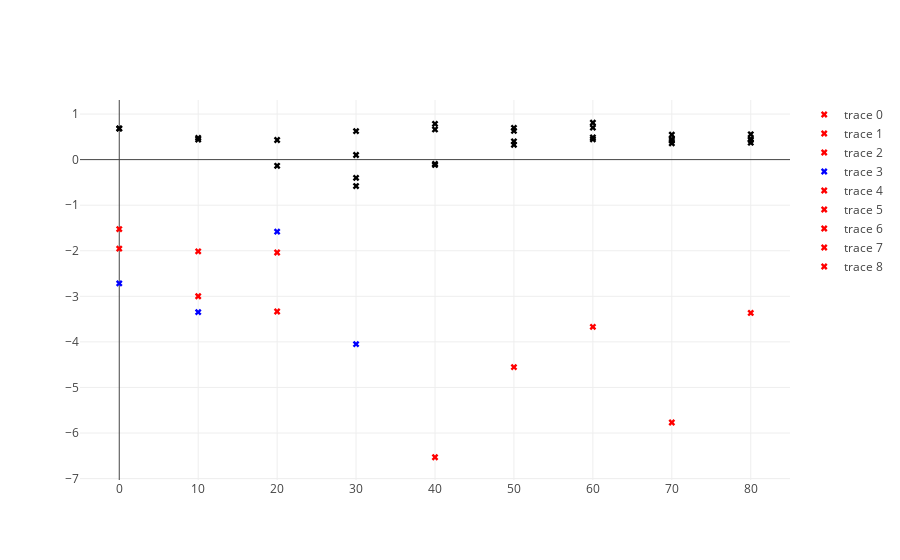

Notebook cell for this chart:
### Code cell
plt_all = []
for (baseline_ind, baseline, curFit) in itertools.izip(range(len(baseline_set)), baseline_set, GP_fit_saves):
    [y_train, x_train,
     all_results, simParams,
     init_paramvec, dict_ind, dict_shape, opt_params, 
     bnds, transforms] = curFit
    
    paramvec = replace_params(all_results[-1].x, opt_params, init_paramvec)
    paramdict = vec_to_params(paramvec, dict_ind, dict_shape, transforms)
    
    fp_sort = np.squeeze(np.argsort(paramdict['s']).T)
    
#     print [slope, slope_ind]
#     print np.concatenate([paramdict['s'].T[fp_sort], paramdict['Sigma_s'][fp_sort], np.squeeze(paramdict['J'])[:,None][fp_sort]], axis=1)
#     print 
    
    color_arr = np.array(['red', 'blue', 'black'])
    color_choice = np.squeeze(np.int32(np.empty(paramdict['Sigma_s'].shape)))
    for i in range(paramdict['J'].shape[0]):
        color_choice[i] = np.int32(np.max(np.linalg.eig(paramdict['J'][i,:,:])[0])>1)
    color_choice[np.squeeze(np.log(paramdict['Sigma_s']) >-1.)] = 2
    
    plt_all.append(plt_type.Scatter(
            x=baseline*np.ones((paramdict['Sigma_s'].shape[0],)),
            y=np.squeeze(np.log(paramdict['Sigma_s'])),
            mode='markers', marker=dict(symbol='x', color=color_arr[color_choice])
            )   
          )

plt(plt_all)

### Figure 1 — Plotly figure (JSON) as saved in the notebook; plotly's stock layout.template omitted (floating-point values rounded to 4 significant figures)
{"data": [{"marker": {"color": ["red", "red", "blue", "black", "black"], "symbol": "x"}, "mode": "markers", "type": "scatter", "x": [0, 0, 0, 0, 0], "y": [-1.953, -1.525, -2.716, 0.6842, 0.6811]}, {"marker": {"color": ["red", "red", "blue", "black", "black"], "symbol": "x"}, "mode": "markers", "type": "scatter", "x": [10, 10, 10, 10, 10], "y": [-2.998, -2.013, -3.347, 0.4413, 0.4781]}, {"marker": {"color": ["red", "red", "blue", "black", "black"], "symbol": "x"}, "mode": "markers", "type": "scatter", "x": [20, 20, 20, 20, 20], "y": [-3.333, -2.038, -1.581, -0.1361, 0.4301]}, {"marker": {"color": ["blue", "black", "black", "black", "black"], "symbol": "x"}, "mode": "markers", "type": "scatter", "x": [30, 30, 30, 30, 30], "y": [-4.05, -0.4003, -0.5805, 0.1016, 0.6249]}, {"marker": {"color": ["red", "black", "black", "black", "black"], "symbol": "x"}, "mode": "markers", "type": "scatter", "x": [40, 40, 40, 40, 40], "y": [-6.532, -0.09261, -0.1166, 0.7854, 0.6622]}, {"marker": {"color": ["red", "black", "black", "black", "black"], "symbol": "x"}, "mode": "markers", "type": "scatter", "x": [50, 50, 50, 50, 50], "y": [-4.554, 0.6971, 0.6303, 0.3254, 0.4014]}, {"marker": {"color": ["red", "black", "black", "black", "black"], "symbol": "x"}, "mode": "markers", "type": "scatter", "x": [60, 60, 60, 60, 60], "y": [-3.67, 0.8092, 0.7017, 0.4857, 0.4445]}, {"marker": {"color": ["red", "black", "black", "black", "black"], "symbol": "x"}, "mode": "markers", "type": "scatter", "x": [70, 70, 70, 70, 70], "y": [-5.77, 0.5463, 0.4495, 0.3566, 0.4149]}, {"marker": {"color": ["red", "black", "black", "black", "black"], "symbol": "x"}, "mode": "markers", "type": "scatter", "x": [80, 80, 80, 80, 80], "y": [-3.365, 0.5562, 0.4559, 0.3716, 0.4281]}], "layout": {}}
